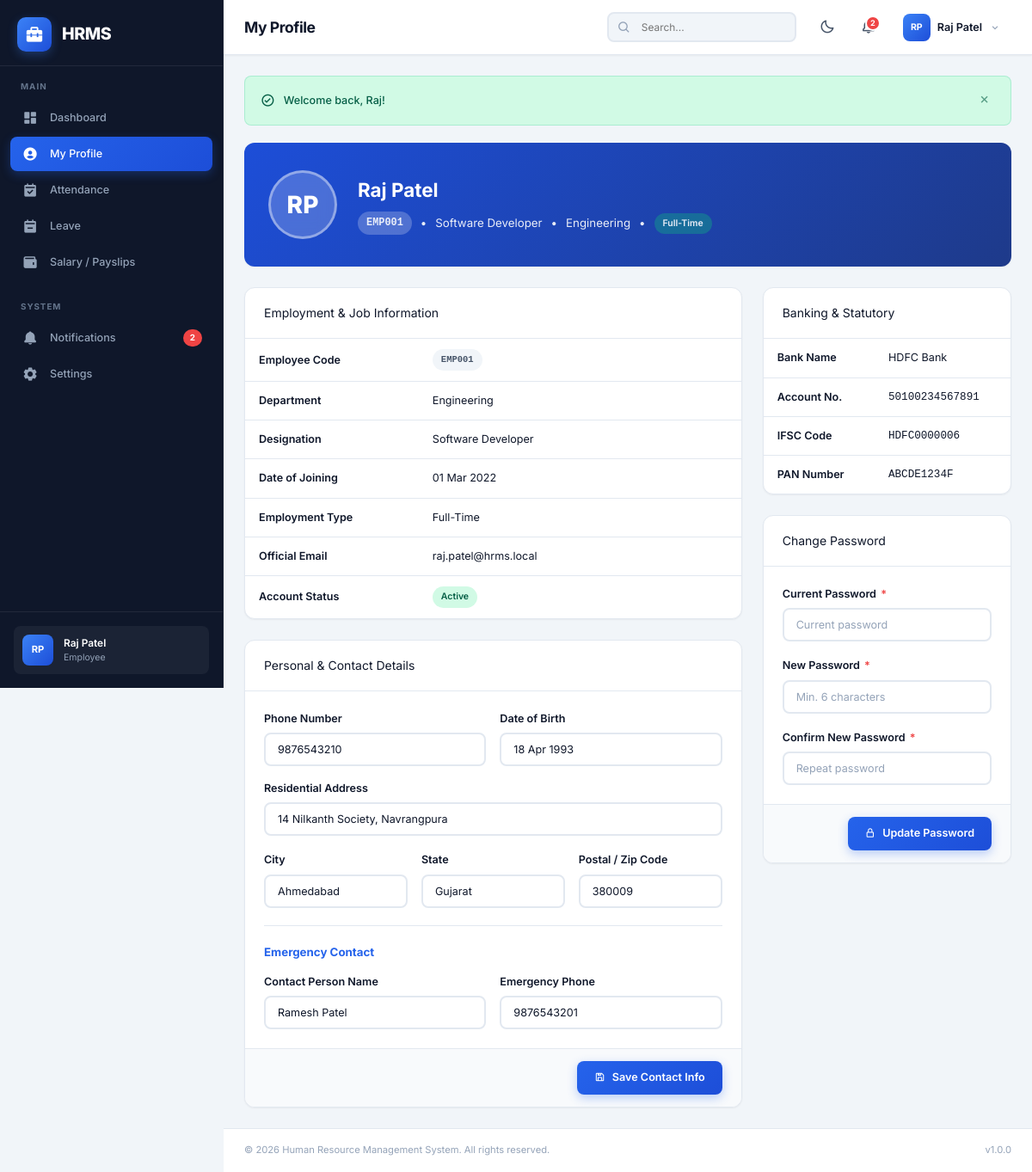
The page /employee/profile.php (signed in) on the database its author committed.
### tables this page shows
CREATE TABLE `employees` (
  `id` int(11) NOT NULL AUTO_INCREMENT,
  `user_id` int(11) NOT NULL,
  `employee_id` varchar(20) NOT NULL,
  `first_name` varchar(50) NOT NULL,
  `last_name` varchar(50) NOT NULL,
  `email` varchar(100) NOT NULL,
  `phone` varchar(20) DEFAULT NULL,
  `date_of_birth` date DEFAULT NULL,
  `gender` enum('male','female','other') DEFAULT NULL,
  `address` text DEFAULT NULL,
  `city` varchar(50) DEFAULT NULL,
  `state` varchar(50) DEFAULT NULL,
  `zip_code` varchar(10) DEFAULT NULL,
  `department_id` int(11) DEFAULT NULL,
  `designation` varchar(100) DEFAULT NULL,
  `date_of_joining` date NOT NULL,
  `employment_type` enum('full-time','part-time','contract','intern') NOT NULL DEFAULT 'full-time',
  `salary` decimal(12,2) NOT NULL DEFAULT 0.00,
  `bank_name` varchar(100) DEFAULT NULL,
  `bank_account` varchar(50) DEFAULT NULL,
  `ifsc_code` varchar(20) DEFAULT NULL,
  `pan_number` varchar(20) DEFAULT NULL,
  `emergency_contact_name` varchar(100) DEFAULT NULL,
  `emergency_contact_phone` varchar(20) DEFAULT NULL,
  `status` enum('active','inactive','terminated') NOT NULL DEFAULT 'active',
  `created_at` timestamp NOT NULL DEFAULT current_timestamp(),
  `updated_at` timestamp NOT NULL DEFAULT current_timestamp() ON UPDATE current_timestamp(),
  PRIMARY KEY (`id`),
  UNIQUE KEY `uk_employee_id` (`employee_id`),
  UNIQUE KEY `uk_user_id` (`user_id`),
  KEY `idx_department` (`department_id`),
  CONSTRAINT `fk_employee_department` FOREIGN KEY (`department_id`) REFERENCES `departments` (`id`) ON DELETE SET NULL,
  CONSTRAINT `fk_employee_user` FOREIGN KEY (`user_id`) REFERENCES `users` (`id`) ON DELETE CASCADE
);

CREATE TABLE `departments` (
  `id` int(11) NOT NULL AUTO_INCREMENT,
  `name` varchar(100) NOT NULL,
  `description` text DEFAULT NULL,
  `head_id` int(11) DEFAULT NULL,
  `status` enum('active','inactive') NOT NULL DEFAULT 'active',
  `created_at` timestamp NOT NULL DEFAULT current_timestamp(),
  `updated_at` timestamp NOT NULL DEFAULT current_timestamp() ON UPDATE current_timestamp(),
  PRIMARY KEY (`id`),
  UNIQUE KEY `uk_department_name` (`name`)
);

### employee/profile.php (the view, shortened to what the rows shown need)
<?php
require_once __DIR__ . '/../includes/auth.php';
$pdo = getDBConnection();
$empId = getCurrentEmployeeId();
$stmt = $pdo->prepare("SELECT e.*, d.name AS department_name, u.username, u.email as account_email, u.last_login
                       FROM employees e
                       JOIN users u ON e.user_id = u.id
                       LEFT JOIN departments d ON e.department_id = d.id
                       WHERE e.id = ?");
$stmt->execute([$empId]);
$emp = $stmt->fetch();
include __DIR__ . '/../includes/header.php';
?>
<div class="card" style="margin-bottom: 24px; background: linear-gradient(135deg, var(--primary-700), var(--primary-900)); color: #fff; border: none;">
    <div class="card-body" style="padding: 32px 28px;">
        <div style="display: flex; flex-wrap: wrap; gap: 24px; align-items: center;">
            <div style="width: 80px; height: 80px; border-radius: 50%; background: rgba(255,255,255,0.2); backdrop-filter: blur(10px); display: flex; align-items: center; justify-content: center; font-size: 2rem; font-weight: 800; border: 3px solid rgba(255,255,255,0.4); flex-shrink: 0;">
                <?= $initials ?>
            </div>
            <div>
                <h2 style="margin: 0; font-size: 1.6rem; color: #fff;">
                    <?= sanitize($emp['first_name'] . ' ' . $emp['last_name']) ?>
                </h2>
                <div style="display: flex; flex-wrap: wrap; gap: 10px; align-items: center; margin-top: 8px; font-size: 0.95rem; opacity: 0.9;">
                    <span class="badge" style="background: rgba(255,255,255,0.25); color: #fff; font-family: monospace; font-size: 0.85rem;">
                        <?= sanitize($emp['employee_id']) ?>
                    </span>
                    <span>•</span>
                    <span><?= sanitize($emp['designation'] ?? 'Staff') ?></span>
                    <span>•</span>
                    <span><?= sanitize($emp['department_name'] ?? 'General') ?></span>
                    <span>•</span>
                    <span class="badge" style="background: rgba(16, 185, 129, 0.4); color: #fff; text-transform: capitalize;">
                        <?= sanitize($emp['employment_type']) ?>
                    </span>
                </div>
            </div>
        </div>
    </div>
</div>
<div style="display: grid; grid-template-columns: 2fr 1fr; gap: 24px;">
    <div style="display: flex; flex-direction: column; gap: 24px;">
        <div class="card">
            <div class="card-body" style="padding: 0;">
                <table class="data-table">
                    <tbody>
                        <tr>
                            <td><span class="badge badge-secondary" style="font-family: monospace;"><?= sanitize($emp['employee_id']) ?></span></td>
                        </tr>
                        <tr>
                            <td style="font-weight: 600;">Department</td>
                            <td><?= sanitize($emp['department_name'] ?? 'Not assigned') ?></td>
                        </tr>
                        <tr>
                            <td style="font-weight: 600;">Designation</td>
                            <td><?= sanitize($emp['designation'] ?? 'Staff') ?></td>
                        </tr>
                        <tr>
                            <td style="font-weight: 600;">Date of Joining</td>
                            <td><?= date('d M Y', strtotime($emp['date_of_joining'])) ?></td>
                        </tr>
                        <tr>
                            <td style="font-weight: 600;">Employment Type</td>
                            <td style="text-transform: capitalize;"><?= sanitize($emp['employment_type']) ?></td>
                        </tr>
                        <tr>
                            <td style="font-weight: 600;">Official Email</td>
                            <td><?= sanitize($emp['email']) ?></td>
                        </tr>
                        <tr>
                            <td><span class="badge badge-success"><?= ucfirst($emp['status']) ?></span></td>
                        </tr>
                    </tbody>
                </table>
            </div>
        </div>
        <div class="card">
            <form method="POST" action="">
                <div class="card-body">
                    <div style="display: grid; grid-template-columns: 1fr 1fr; gap: 16px; margin-bottom: 16px;">
                        <div class="form-group" style="margin-bottom: 0;">
                            <label class="form-label">Phone Number</label>
                            <input type="text" name="phone" class="form-control" value="<?= sanitize($emp['phone'] ?? '') ?>" placeholder="+91 98765 43210">
                        </div>
                        <div class="form-group" style="margin-bottom: 0;">
                            <label class="form-label">Date of Birth</label>
                            <input type="text" class="form-control" value="<?= $emp['date_of_birth'] ? date('d M Y', strtotime($emp['date_of_birth'])) : '-' ?>" disabled>
                        </div>
                    </div>
                    <div class="form-group">
                        <label class="form-label">Residential Address</label>
                        <input type="text" name="address" class="form-control" value="<?= sanitize($emp['address'] ?? '') ?>" placeholder="Address line">
                    </div>
                    <div style="display: grid; grid-template-columns: 1fr 1fr 1fr; gap: 16px; margin-bottom: 16px;">
                        <div class="form-group" style="margin-bottom: 0;">
                            <label class="form-label">City</label>
                            <input type="text" name="city" class="form-control" value="<?= sanitize($emp['city'] ?? '') ?>">
                        </div>
                        <div class="form-group" style="margin-bottom: 0;">
                            <label class="form-label">State</label>
                            <input type="text" name="state" class="form-control" value="<?= sanitize($emp['state'] ?? '') ?>">
                        </div>
                        <div class="form-group" style="margin-bottom: 0;">
                            <label class="form-label">Postal / Zip Code</label>
                            <input type="text" name="zip_code" class="form-control" value="<?= sanitize($emp['zip_code'] ?? '') ?>">
                        </div>
                    </div>
                    <div style="display: grid; grid-template-columns: 1fr 1fr; gap: 16px;">
                        <div class="form-group" style="margin-bottom: 0;">
                            <label class="form-label">Contact Person Name</label>
                            <input type="text" name="emergency_contact_name" class="form-control" value="<?= sanitize($emp['emergency_contact_name'] ?? '') ?>" placeholder="e.g. Spouse / Parent">
                        </div>
                        <div class="form-group" style="margin-bottom: 0;">
                            <label class="form-label">Emergency Phone</label>
                            <input type="text" name="emergency_contact_phone" class="form-control" value="<?= sanitize($emp['emergency_contact_phone'] ?? '') ?>" placeholder="Phone number">
                        </div>
                    </div>
                </div>
            </form>
        </div>
    </div>
    <div style="display: flex; flex-direction: column; gap: 24px;">
        <div class="card">
            <div class="card-body" style="padding: 0;">
                <table class="data-table">
                    <tbody>
                        <tr>
                            <td style="font-weight: 600; width: 45%;">Bank Name</td>
                            <td><?= sanitize($emp['bank_name'] ?? 'Not added') ?></td>
                        </tr>
                        <tr>
                            <td style="font-weight: 600;">Account No.</td>
                            <td style="font-family: monospace;"><?= sanitize($emp['bank_account'] ?? '-') ?></td>
                        </tr>
                        <tr>
                            <td style="font-weight: 600;">IFSC Code</td>
                            <td style="font-family: monospace;"><?= sanitize($emp['ifsc_code'] ?? '-') ?></td>
                        </tr>
                        <tr>
                            <td style="font-weight: 600;">PAN Number</td>
                            <td style="font-family: monospace;"><?= sanitize($emp['pan_number'] ?? '-') ?></td>
                        </tr>
                    </tbody>
                </table>
            </div>
        </div>
    </div>
</div>
<?php include __DIR__ . '/../includes/footer.php'; ?>

### includes/header.php (shortened to what the rows shown need)
<?php
$currentUser = $_SESSION['full_name'] ?? 'User';
$currentRole = $_SESSION['role'] ?? 'employee';
$initials = '';
if ($currentUser) {
    $parts = explode(' ', $currentUser);
    $initials = strtoupper(substr($parts[0], 0, 1) . (isset($parts[1]) ? substr($parts[1], 0, 1) : ''));
}
?>
<!DOCTYPE html>
<html lang="en" data-theme="light">
<head>
    <link href="https://unpkg.com/boxicons@2.1.4/css/boxicons.min.css" rel="stylesheet">
    <link rel="stylesheet" href="<?= APP_URL ?>/assets/css/style.css">
</head>
<body>
    <aside class="sidebar" id="sidebar">
        <div class="sidebar-footer">
            <div class="sidebar-user">
                <div class="user-avatar-sm">
                    <?= $initials ?>
                </div>
                <div class="user-info-sm">
                    <span class="user-name-sm"><?= sanitize($currentUser) ?></span>
                    <span class="user-role-sm"><?= ucfirst($currentRole) ?></span>
                </div>
            </div>
        </div>
    </aside>
    <div class="main-wrapper">
        <header class="navbar" id="navbar">
            <div class="navbar-left">
                <div class="page-title">
                    <h1><?= sanitize(PAGE_TITLE) ?></h1>
                </div>
            </div>
            <div class="navbar-right">
                <div class="navbar-dropdown" id="userDropdown">
                    <button class="user-menu-btn" aria-label="User menu">
                        <div class="user-avatar-xs">
                            <?= $initials ?>
                        </div>
                        <span class="user-name-nav"><?= sanitize($currentUser) ?></span>
                        <i class='bx bx-chevron-down'></i>
                    </button>
                </div>
            </div>
        </header>
        <main class="main-content">

### rows shown on the page
employees: initials "RP", first_name+last_name "Raj Patel", employee "EMP001", designation "Software Developer", department.name "Engineering", employment_type "Full-Time", date_of_joining "01 Mar 2022", email "raj.patel@hrms.local", status "Active", phone "9876543210", date_of_birth "18 Apr 1993", address "14 Nilkanth Society, Navrangpura", city "Ahmedabad", state "Gujarat", zip_code "380009", emergency_contact_name "Ramesh Patel", emergency_contact_phone "9876543201", bank_name "HDFC Bank", bank_account "50100234567891", ifsc_code "HDFC0000006", pan_number "ABCDE1234F"

### other values the page prints
APP_NAME "HRMS"
$notificationCount "2"
$currentUser "Raj Patel"
$currentRole "Employee"
PAGE_TITLE "My Profile"
$flash['message'] "Welcome back, Raj!"
APP_FULL_NAME "Human Resource Management System"
APP_VERSION "1.0.0"
